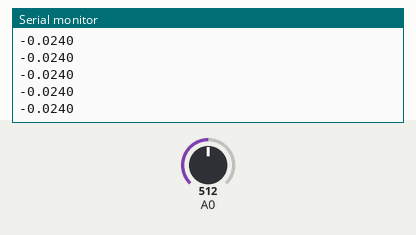
A sketch run on a simulated Arduino Uno, built with avr-gcc and run on an emulated ATmega328P. Shown: the last lines printed to the serial monitor. The test bench sets the inputs (shaded band); at power-on: A0 = 512.

Above: at 1.2 s.
1.3 s: A0 set to 716
At 1.42 s:
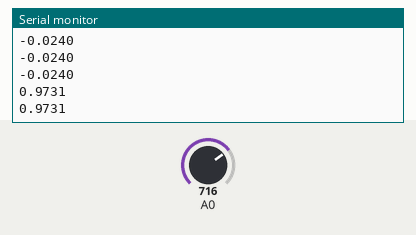
2.8 s: A0 set to 900
At 2.83 s:
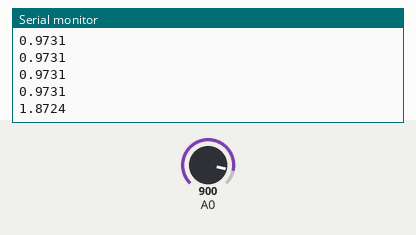
Timing chart, 0 to 5.8 s (numbered marks = the images above; inputs shaded):
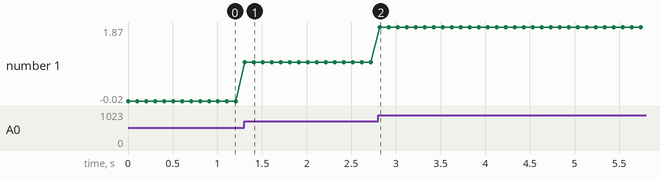

The sketch:

ReadSensorAmp.ino
```cpp
const float OFFSET =2.500650408 +0.025780952;


void setup() {
  // put your setup code here, to run once:
  Serial.begin(9600);
}

void loop() {
  // put your main code here, to run repeatedly:
  float sensorValue = analogRead(A0);
  float voltage = sensorValue * (5.0/1023.0);
  float mesure = (voltage-OFFSET);
  Serial.println(mesure,4);
  delay(100);

}
```

Measured:
- after the input at 1.3 s, the serial monitor: prints a new line at once (image 1)
- after the input at 2.8 s, the serial monitor: prints a new line at once (image 2)
- plotted number 1: -0.02 → 0.97 after the input at 1.3 s, 0.97 → 1.87 after the input at 2.8 s
